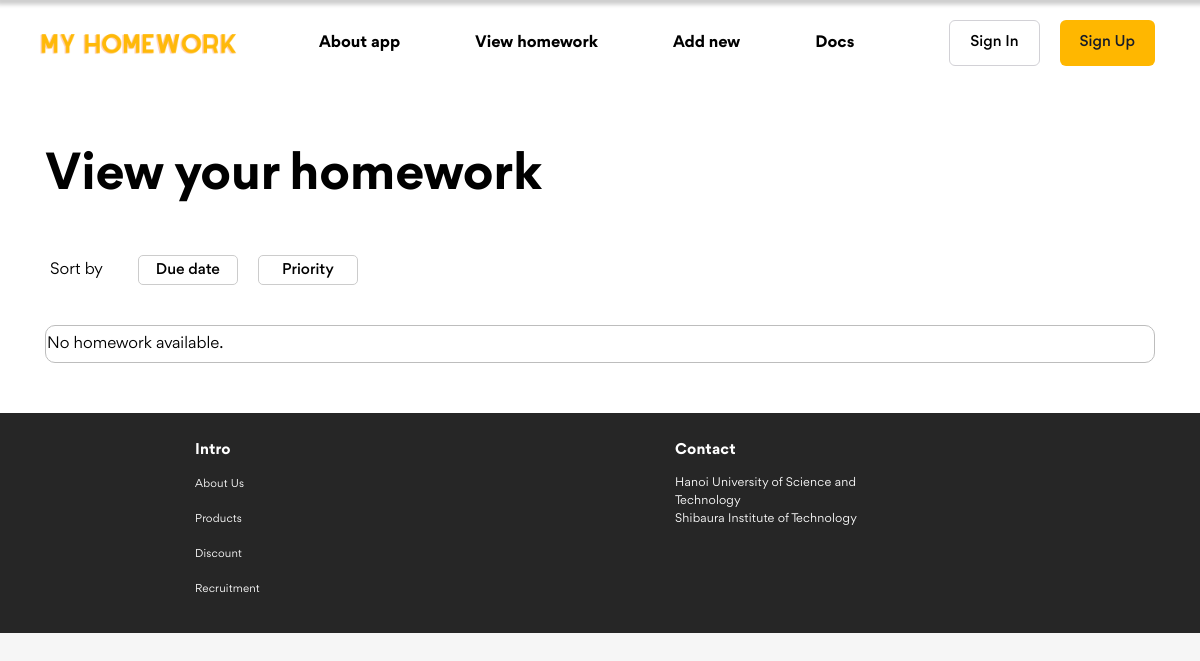
Page /view/view-homework.html on the earlier database version.
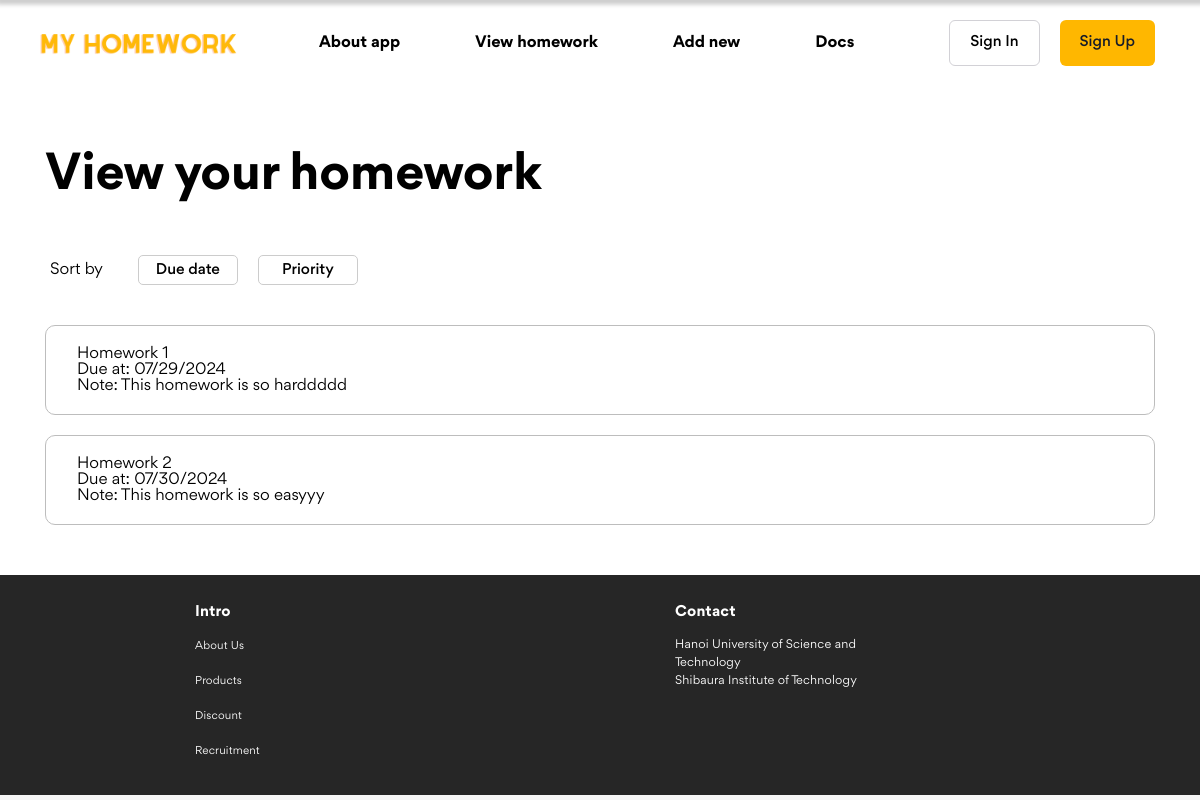
Same page on the later database version.
### app/models.py (models this page shows, shortened)
class Homework(models.Model):
    name = models.CharField(max_length=200) #宿題名
    note = models.TextField(blank=True, default='') #メモ
    due_date = models.DateField() #期限
    difficulty = models.IntegerField(choices=[(1, '1'), (2, '2'), (3, '3'), (4, '4'), (5, '5')]) #難易度
    priority = models.IntegerField(default=0, editable=False) #自動的に計算する優先度
    finished = models.BooleanField(default=False) #完了した宿題かどうか

### app/views.py (the view)
# urls.py: path('view/view-homework.html', views.view_homework, name='view_homework'),
def view_homework(request):
    if request.method == 'POST':
        homework_id = request.POST.get('homework_id')
        if homework_id:
            homework = get_object_or_404(Homework, id=homework_id)
            homework.delete()
    sort_by = request.GET.get('sort_by','priority')
    if sort_by == 'due_date':
        homework_list = Homework.objects.filter(finished=False).order_by('due_date')
    else:
        homework_list = Homework.objects.filter(finished=False).order_by('priority')
    context = { 'homework_list':homework_list }
    return render(request, 'view/view-homework.html', context)

### templates/view/view-homework.html (shortened to what this page needs)
<!DOCTYPE html>
<html lang="en">
    <head>
        {% load static %}
        <link rel="stylesheet" href="{% static 'assets/fonts/stylesheet.css' %}" />
        <link rel="stylesheet" href="{% static 'assets/css/main.css' %}" />
    </head>
    <body>
        {% include '../templates/header.html' %}
        <div class="main-first" id="about-app">
            <div class="container">
                <div class="row">
                    <div class="col-12">
                        <h1 class="page__title">View your homework</h1>
                    </div>
                    <div class="row order">
                        <p class="order__title">Sort by</p>
                        <div class="order-options">
                            <a href="{% url 'view_homework' %}?sort_by=due_date" class="btn {% if request.GET.sort_by == 'due_date' %}active{% endif %}">
                                <p class="order__text">Due date</p>
                            </a>
                            <a href="{% url 'view_homework' %}?sort_by=priority" class="btn {% if request.GET.sort_by == 'priority' %}active{% endif %}">
                                <p class="order__text">Priority</p>
                            </a>
                        </div>
                    </div>
                </div>
                <div class="row">
                    <ul class="col-12 homework__list">
                        {% for homework in homework_list %}
                        <a href="{% url 'homework_details' homework.id %}">
                            <li class="homework__item">
                                <div class="homework__container">
                                    <div class="col-10 homework__content">
                                        <h2 class="homework__name">
                                            {{ homework.name }}
                                        </h2>
                                        <div class="homework__desc">
                                            <p class="homework__duedate">
                                                Due at: {{ homework.due_date|date:"m/d/Y" }}
                                            </p>
                                            {% if homework.note %}
                                            <p class="homework__note">
                                                Note: {{ homework.note }}
                                            </p>
                                            {% endif %}
                                        </div>
                                    </div>
                                </div>
                            </li>
                        </a>
                        {% empty %}
                        <li class="homework__item">
                            <div class="homework__container">
                                <p>No homework available.</p>
                            </div>
                        </li>
                        {% endfor %}
                    </ul>
                </div>
            </div>
        </div>
        {% include '../templates/footer.html' %}
    </body>
</html>

Differences in the rows shown:
added Homework: name "Homework 1", due_date "07/29/2024", note "This homework is so harddddd"
added Homework: name "Homework 2", due_date "07/30/2024", note "This homework is so easyyy"
Other differences:
text no longer shown: "No homework available."
